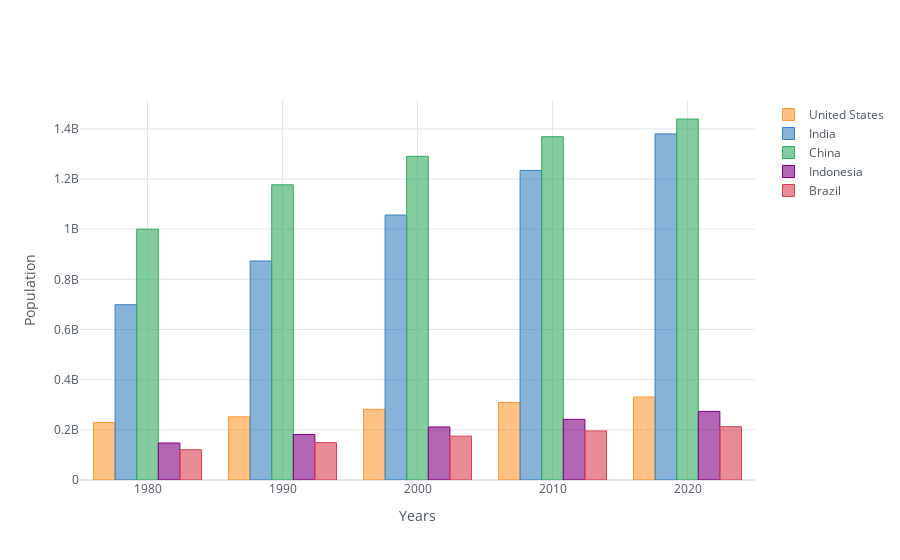

Notebook source saved alongside this figure:
### Markdown cell above
## Barplot grouped by “n” variables

### Code cell
# filter years out
df_population_sample = df_population[df_population.index.isin([1980, 1990, 2000, 2010, 2020])]

# plotting
df_population_sample.iplot(kind='bar', xTitle='Years',
                           yTitle='Population')

### Figure 1 — Plotly figure (JSON) as saved in the notebook; plotly's stock layout.template omitted (floating-point values rounded to 4 significant figures)
{"data": [{"marker": {"color": "rgba(255, 153, 51, 0.6)", "line": {"color": "rgba(255, 153, 51, 1.0)", "width": 1}}, "name": "United States", "orientation": "v", "text": "", "type": "bar", "x": [1980, 1990, 2000, 2010, 2020], "y": [229476354, 252120309, 281710909, 309011475, 331002651]}, {"marker": {"color": "rgba(55, 128, 191, 0.6)", "line": {"color": "rgba(55, 128, 191, 1.0)", "width": 1}}, "name": "India", "orientation": "v", "text": "", "type": "bar", "x": [1980, 1990, 2000, 2010, 2020], "y": [698952844, 873277798, 1056575549, 1234281170, 1380004385]}, {"marker": {"color": "rgba(50, 171, 96, 0.6)", "line": {"color": "rgba(50, 171, 96, 1.0)", "width": 1}}, "name": "China", "orientation": "v", "text": "", "type": "bar", "x": [1980, 1990, 2000, 2010, 2020], "y": [1000089235, 1176883674, 1290550765, 1368810615, 1439323776]}, {"marker": {"color": "rgba(128, 0, 128, 0.6)", "line": {"color": "rgba(128, 0, 128, 1.0)", "width": 1}}, "name": "Indonesia", "orientation": "v", "text": "", "type": "bar", "x": [1980, 1990, 2000, 2010, 2020], "y": [147447836, 181413402, 211513823, 241834215, 273523615]}, {"marker": {"color": "rgba(219, 64, 82, 0.6)", "line": {"color": "rgba(219, 64, 82, 1.0)", "width": 1}}, "name": "Brazil", "orientation": "v", "text": "", "type": "bar", "x": [1980, 1990, 2000, 2010, 2020], "y": [120694009, 149003223, 174790340, 195713635, 212559417]}], "layout": {"legend": {"bgcolor": "#FFFFFF", "font": {"color": "#4D5663"}}, "paper_bgcolor": "#FFFFFF", "plot_bgcolor": "#FFFFFF", "title": {"font": {"color": "#4D5663"}}, "xaxis": {"gridcolor": "#E1E5ED", "showgrid": true, "tickfont": {"color": "#4D5663"}, "title": {"font": {"color": "#4D5663"}, "text": "Years"}, "zerolinecolor": "#E1E5ED"}, "yaxis": {"gridcolor": "#E1E5ED", "showgrid": true, "tickfont": {"color": "#4D5663"}, "title": {"font": {"color": "#4D5663"}, "text": "Population"}, "zerolinecolor": "#E1E5ED"}}}
